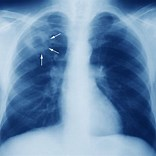
%> input picture chest_x-ray2.jpg, 156 x 156 px
$ octave Neg.m   (GNU Octave 9; MATLAB toolbox functions it lacks are replaced by stand-ins)
%> lines starting %> are read from the running program, lines starting %| are printed output that depends on the picture
clear all
close all

%% output negative of image
posimage = imread('chest_x-ray2.jpg');
%> posimage is the input picture: size 156x156x3 uint8; mean R, G, B 105.6, 139.2, 174.5
negimage = 255 - posimage; % funtion to get negative image by subtracting each pixel intensity value from 255 (maximum intensity level). It is performed element-wise on the entire image matrix.
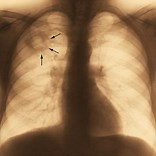
%> negimage: size 156x156x3 uint8; mean R, G, B 149.4, 115.8, 80.5
posimage = negimage;
% negative of each pixel in the posimage matrix is calculated and stored in the corresponding pixel position of the negimage matrix.
for row = 1:size(posimage,1)
    for col = 1:size(posimage,2)
        negimage(row,col,:) = 255 - posimage(row,col,:);
    end
end

figure(1)
imshow([posimage,negimage]);
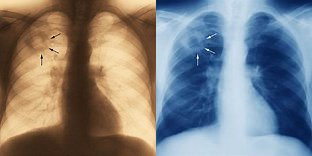
%> displayed picture: size 156x312x3, on the screen's scale of 0 to 255; mean R, G, B 127.5, 127.5, 127.5
title('original image && negative image')

figure(2)
r = 0:255; % input intensity levels
s = 255 - r; % Calculates the corresponding output intensity levels s: represents the mapping from input to output intensity levels for the negative transformation.
plot(r,s) % plots the input intensity levels (r) against the output intensity levels (s).
title('Plot Equation s = 255 - r');
xlabel('Input Intensity Level,r');
ylabel('Output Intensity Level,s');
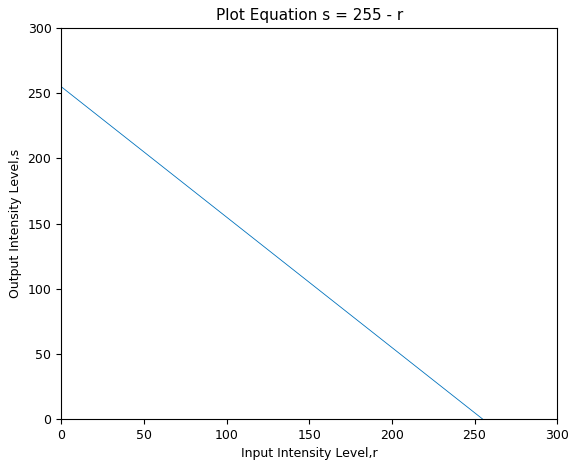
%> figure redrawn from the program's plot data; curve peaks at x = 0, y = 255

$ run again, with Contrast streching.JPG copied over chest_x-ray2.jpg
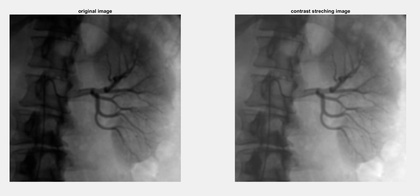
%> input picture Contrast streching.JPG, 420 x 196 px, shrunk from 2461 x 1147 before the run
%> posimage is the input picture: size 196x420x3 uint8; min 0, max 255, mean 136.9
%> `negimage = 255 - posimage;`:
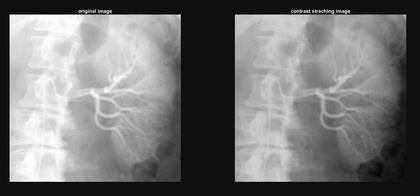
%> negimage: size 196x420x3 uint8; min 0, max 255, mean 118.1
%> `imshow([posimage,negimage]);`:
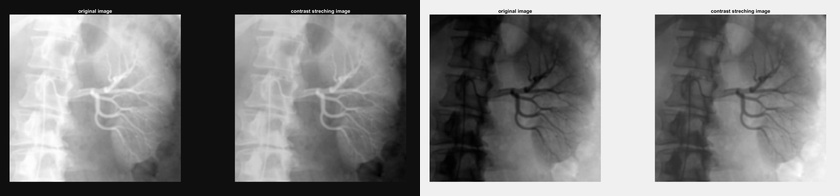
%> displayed picture: size 196x840x3, on the screen's scale of 0 to 255; min 0, max 255, mean 127.5

$ run again, with Equalization.JPG copied over chest_x-ray2.jpg
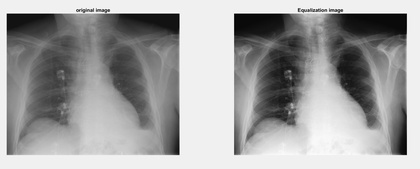
%> input picture Equalization.JPG, 420 x 169 px, shrunk from 2439 x 984 before the run
%> posimage is the input picture: size 169x420x3 uint8; min 0, max 255, mean 159.5
%> `negimage = 255 - posimage;`:
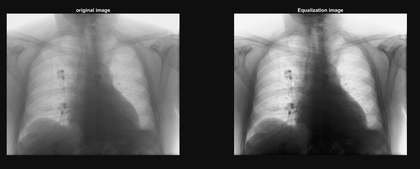
%> negimage: size 169x420x3 uint8; min 0, max 255, mean 95.5
%> `imshow([posimage,negimage]);`:
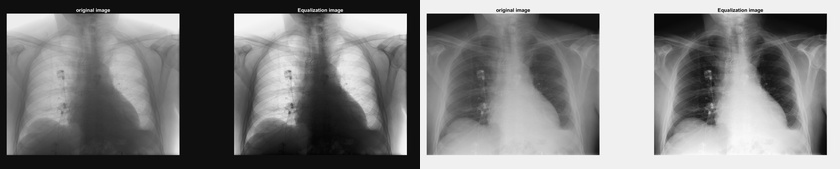
%> displayed picture: size 169x840x3, on the screen's scale of 0 to 255; min 0, max 255, mean 127.5
